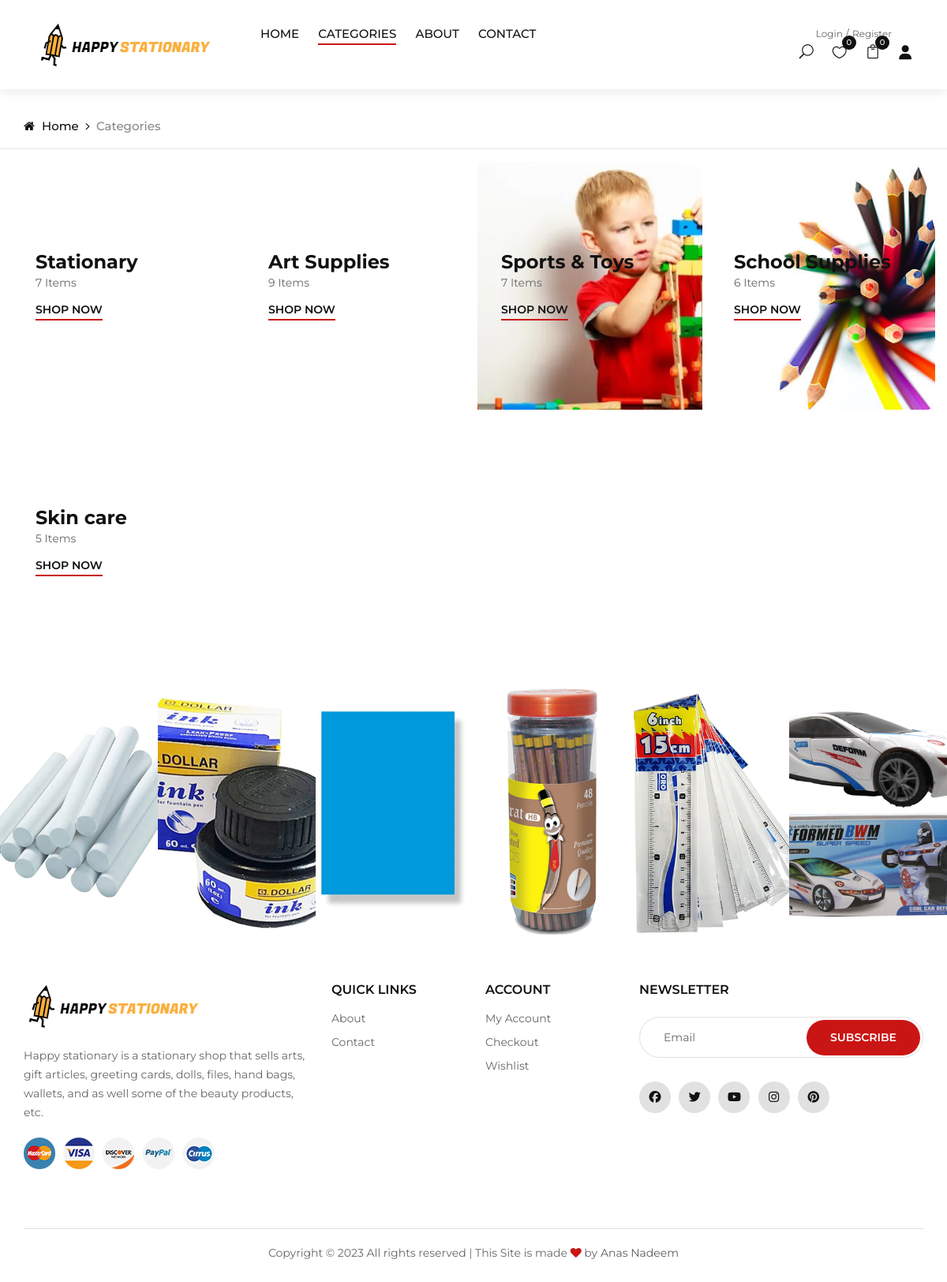
Page /HappyStationary/Categories.php on the committed database.
### tables this page shows
CREATE TABLE `category` (
  `Cate_id` int(11) NOT NULL,
  `Cate_name` varchar(255) NOT NULL,
  `Cate_Des` varchar(255) NOT NULL,
  `category_img` varchar(255) NOT NULL
);

CREATE TABLE `products` (
  `product_id` int(11) NOT NULL,
  `Cate_id` int(11) NOT NULL,
  `product_title` text NOT NULL,
  `product_price` int(11) NOT NULL,
  `product_quantity` int(11) NOT NULL,
  `product_desc` varchar(255) NOT NULL,
  `product_img1` text NOT NULL,
  `product_img2` text DEFAULT NULL,
  `product_img3` text DEFAULT NULL,
  `product_img4` text DEFAULT NULL,
  `status` varchar(255) NOT NULL DEFAULT 'Active',
  `product_label` text DEFAULT NULL
);

### HappyStationary/Categories.php (the view, shortened to what this page needs)
<?php
include 'header.php';
?>
    <div class="breadcrumb-option">
        <div class="container">
            <div class="row">
                <div class="col-lg-12">
                    <div class="breadcrumb__links">
                        <a href="./index.php"><i class="fa fa-home"></i> Home</a>
                        <span>Categories</span>
                    </div>
                </div>
            </div>
        </div>
    </div>
    <hr>
<section class="categories">
        <div class="container-fluid ">
                <div class="row m-0 mb-3">
                <?php
               $sql = "Select * from category limit 5";
               $result = $con->query($sql);
               if($result->num_rows > 0){
                while($row = $result->fetch_assoc()){
               ?>
                    <div class="col-lg-3 col-md-3 col-sm-3 p-0">
                        <div class="categories__item set-bg" data-setbg="<?php echo str_replace('../', '', $row['category_img']); ?>">
                            <div class="categories__text">
                                <h4><?php echo $row['Cate_name']?></h4>
                                <?php $Itemquery = "Select * from products where Cate_id = '".$row["Cate_id"]."'";
                                $results = $con->query($Itemquery);
                                $Items = $results->num_rows; ?>
                                <p><?php echo $Items; ?> Items</p>
                                <a href="Category_dt.php?Cate_id=<?php echo $row['Cate_id']; ?>">Shop now</a>
                            </div>
                        </div>
                    </div>
                    <?php }} else {
                       echo "0 Result";
                     } ?>
                </div>
                </div>
</section>
<?php include 'Footer.php';?>

### HappyStationary/Header.php (shortened to what this page needs)
<!DOCTYPE html>
<html lang="zxx">
<head>
    <link rel="stylesheet" href="css/bootstrap.min.css" type="text/css">
    <link rel="stylesheet" href="css/font-awesome.min.css" type="text/css">
    <link rel="stylesheet" href="css/elegant-icons.css" type="text/css">
    <link rel="stylesheet" href="css/jquery-ui.min.css" type="text/css">
    <link rel="stylesheet" href="css/magnific-popup.css" type="text/css">
    <link rel="stylesheet" href="css/owl.carousel.min.css" type="text/css">
    <link rel="stylesheet" href="css/slicknav.min.css" type="text/css">
    <link rel="stylesheet" href="css/style.css" type="text/css">
</head>
<body>
    <header class="header d-print-none">
        <div class="container-fluid">
            <div class="row">
                <div class="col-xl-3 col-lg-2">
                    <div class="header__logo">
                        <a href="./index.php"><img src="img/logo.png" alt=""></a>
                    </div>
                </div>
                <div class="col-xl-6 col-lg-7">
                <nav class="header__menu">
                    <?php $page=basename($_SERVER['PHP_SELF']); ?>
                        <ul>
                            <li class="<?php if($page == 'index.php'):echo 'active';endif; ?>"><a href="./index.php">Home</a></li>
                            <li class="<?php if($page == 'Categories.php'):echo 'active';endif; ?>"><a href="Categories.php">Categories</a>
                            </li>
                            <li class="<?php if($page == 'About.php'):echo 'active';endif; ?>"><a href="About.php">About</a></li>
                            <li class="<?php if($page == 'contact.php'):echo 'active';endif; ?>"><a href="./contact.php">Contact</a></li>
                        </ul>
                    </nav>
                </div>
                <div class="col-lg-3">
                    <div class="header__right">
                    <?php if(!isset($_SESSION["user"])) {?>
                        <div class="header__right__auth">
                            <a href="Login.php">Login</a>
                            <a href="Register.php">Register</a>
                        </div>
                        <?php } ?>
                        <ul class="header__right__widget">
                            <li><span class="icon_search search-switch"></span></li>
                            <li><a href="wishlist.php"><span class="icon_heart_alt"></span>
                                <div class="tip">0</div>
                            </a></li>
                            <li><a href="shop-cart.php"><span class="icon_bag_alt"></span>
                                <div class="tip"><?php if(isset($_SESSION['cart'])){ echo count($_SESSION['cart']); }else { echo '0';} ?></div>
                            </a></li>
                            <?php if(isset($_SESSION["user"])) {?>
                            <li><a href="logout.php"><span class="fas fa-sign-out-alt"></span>
                            </a></li>
                            <?php echo $_SESSION["name"]; ?><li><a href="MyAcount.php"><small>My Account</small>
                            </a></li>
                            <?php } else {?>
                            <li><a href="login.php"><span class="fas fa-user"></span>
                            </a></li>
                            <?php  } ?>
                        </ul>
                    </div>
                </div>
            </div>
        </div>
    </header>
</body>
</html>

### HappyStationary/Footer.php (shortened to what this page needs)
<div class="instagram">
    <div class="container-fluid">
        <div class="row">
            <?php
            $sql = "Select * from products where status = 'Active' AND product_label is not null limit 6";
            $result = $con->query($sql);
            if($result->num_rows > 0){
            while($row = $result->fetch_assoc()){
        ?>
            <div class="col-lg-2 col-md-4 col-sm-4 p-0">
                <div class="instagram__item set-bg" data-setbg="<?php echo str_replace('../', '', $row['product_img1']); ?>"style='background-image: url("<?php echo  str_replace('../', '', $row['product_img1']);?>");'>
                </div>
            </div>
            <?php
            }}
            else{
                echo "No Result Found";
            }
            ?>
        </div>
    </div>
</div>
<footer class="footer d-print-none">
    <div class="container">
        <div class="row">
            <div class="col-lg-4 col-md-6 col-sm-7">
                <div class="footer__about">
                    <div class="footer__logo">
                        <a href="./index.html"><img src="img/logo.png" alt=""></a>
                    </div>
                    <p>Happy stationary is a stationary shop that sells arts, gift articles, greeting cards, dolls, files, hand bags, wallets, and as well some of the beauty products, etc.</p>
                    <div class="footer__payment">
                        <a href="#"><img src="img/payment/payment-1.png" alt=""></a>
                        <a href="#"><img src="img/payment/payment-2.png" alt=""></a>
                        <a href="#"><img src="img/payment/payment-3.png" alt=""></a>
                        <a href="#"><img src="img/payment/payment-4.png" alt=""></a>
                        <a href="#"><img src="img/payment/payment-5.png" alt=""></a>
                    </div>
                </div>
            </div>
            <div class="col-lg-2 col-md-3 col-sm-5">
                <div class="footer__widget">
                    <h6>Quick links</h6>
                    <ul>
                        <li><a href="About.php">About</a></li>
                        <li><a href="contact.php">Contact</a></li>
                    </ul>
                </div>
            </div>
            <div class="col-lg-2 col-md-3 col-sm-4">
                <div class="footer__widget">
                    <h6>Account</h6>
                    <ul>
                        <li><a href="MyAcount.php">My Account</a></li>
                        <li><a href="shop-cart.php">Checkout</a></li>
                        <li><a href="wishlist.php">Wishlist</a></li>
                    </ul>
                </div>
            </div>
            <div class="col-lg-4 col-md-8 col-sm-8">
                <div class="footer__newslatter">
                    <h6>NEWSLETTER</h6>
                    <form action="#">
                        <input type="text" placeholder="Email">
                        <button type="submit" class="site-btn">Subscribe</button>
                    </form>
                    <div class="footer__social">
                        <a href="#"><i class="fa fa-facebook"></i></a>
                        <a href="#"><i class="fa fa-twitter"></i></a>
                        <a href="#"><i class="fa fa-youtube-play"></i></a>
                        <a href="#"><i class="fa fa-instagram"></i></a>
                        <a href="#"><i class="fa fa-pinterest"></i></a>
                    </div>
                </div>
            </div>
        </div>
        <div class="row">
            <div class="col-lg-12">
                <div class="footer__copyright__text">
                    <p>Copyright &copy; <script>document.write(new Date().getFullYear());</script> All rights reserved | This Site is made <i class="fa fa-heart" aria-hidden="true"></i> by <a href="https://www.instagram.com/anas_.nadeem/" target="_blank">Anas Nadeem</a></p>
                </div>
            </div>
        </div>
    </div>
</footer>
</body>

### rows in the picture
category: Cate_name "Stationary", Items "7"
category: Cate_name "Art Supplies", Items "9"
category: shows a picture, Cate_name "Sports & Toys", Items "7"
category: shows a picture, Cate_name "School Supplies", Items "6"
category: Cate_name "Skin care", Items "5"
products: product_img1 (picture)
products: product_img1 (picture)
products: product_img1 (picture)
products: product_img1 (picture)
products: product_img1 (picture)
products: product_img1 (picture)

### other values in the picture
count($_SESSION['cart']) "0"
